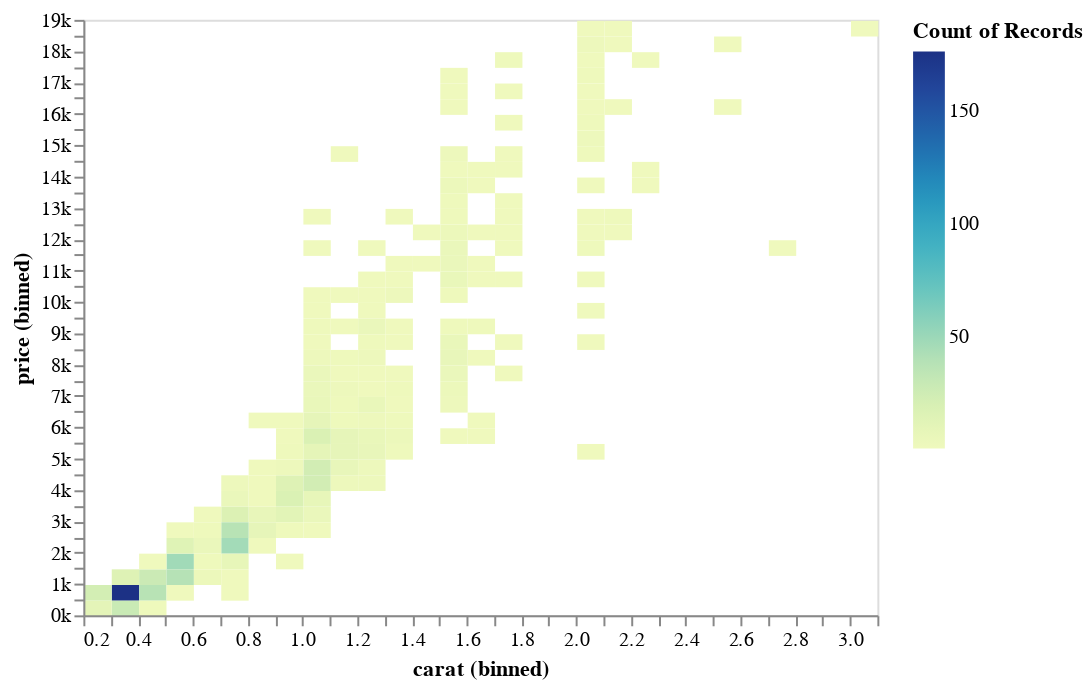

The notebook cell this image was saved under:
### Markdown cell above
A prefaced `~` removes trailing zeros.

### Code cell
alt.Chart(diamonds).mark_rect().encode(
    alt.X('carat', bin=alt.Bin(maxbins=40)),
    alt.Y('price', bin=alt.Bin(maxbins=40), axis=alt.Axis(format='~s')),
    alt.Color('count()'))

### Figure 1 — Vega-Lite specification as saved in the notebook (floating-point values rounded to 4 significant figures; data arrays with more than 128 entries replaced by an {"elided": "..."} marker saying what was removed)
{"$schema": "https://vega.github.io/schema/vega-lite/v4.8.1.json", "config": {"view": {"continuousHeight": 300, "continuousWidth": 400}}, "data": {"name": "data-257cef40f6410df84e608745ea41c69e"}, "datasets": {"data-257cef40f6410df84e608745ea41c69e": {"elided": "1000 records"}}, "encoding": {"color": {"aggregate": "count", "type": "quantitative"}, "x": {"bin": {"maxbins": 40}, "field": "carat", "type": "quantitative"}, "y": {"axis": {"format": "~s"}, "bin": {"maxbins": 40}, "field": "price", "type": "quantitative"}}, "mark": "rect"}
